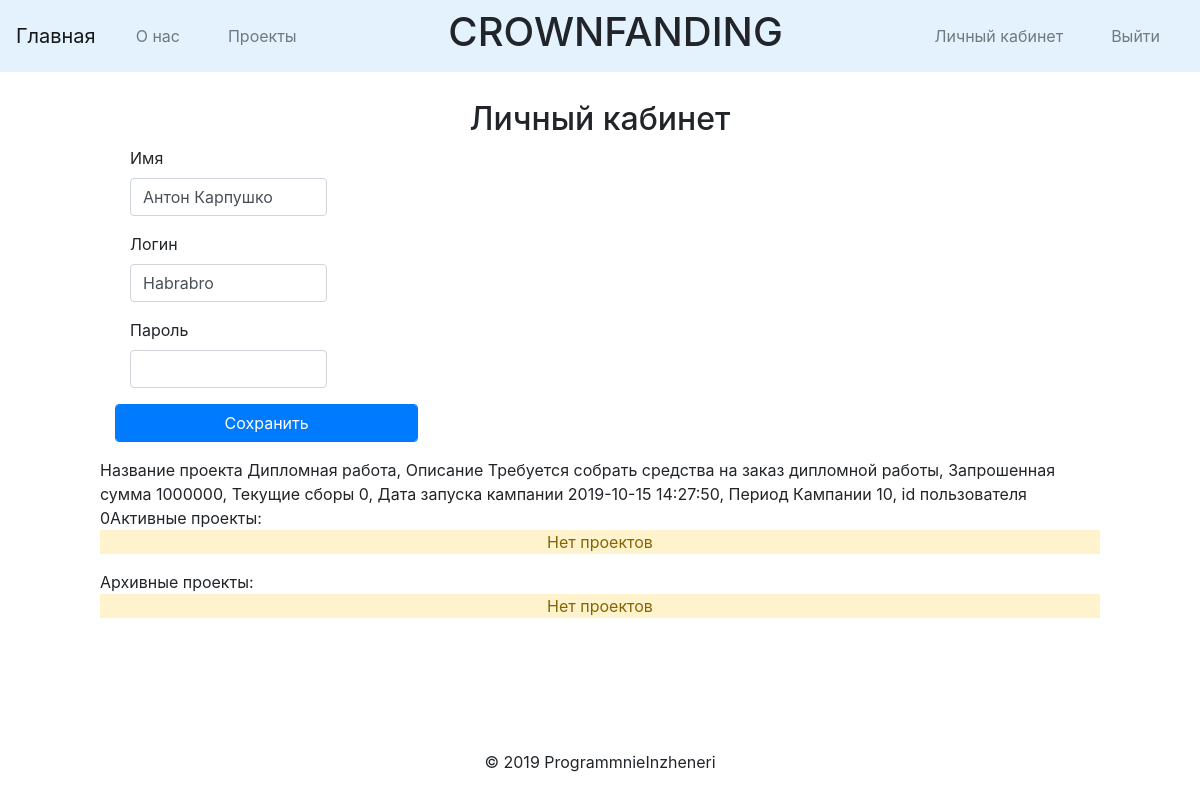
The page /profile.php?id=2 (signed in) on the database as committed earlier.
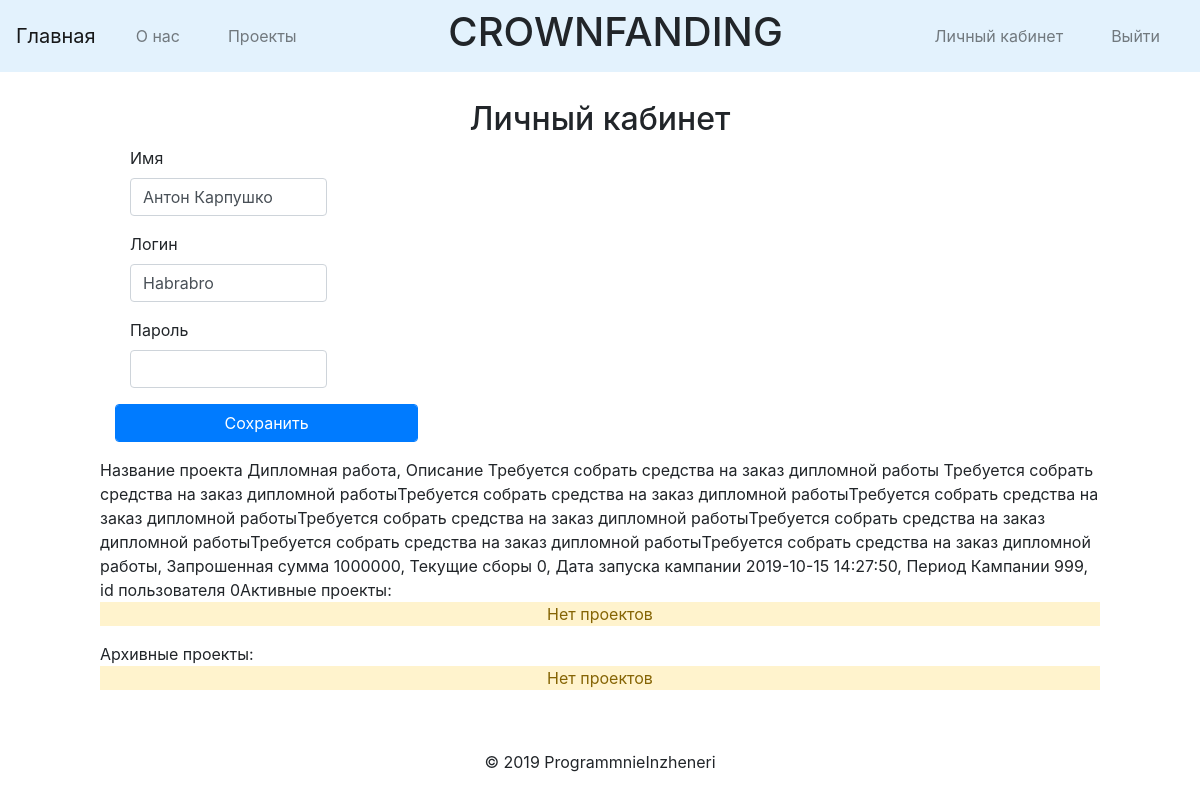
The same page on the database as committed later.
### tables this page shows
CREATE TABLE IF NOT EXISTS `projects` (
  `id` int(11) NOT NULL,
  `userId` int(11) NOT NULL DEFAULT '0',
  `name` varchar(256) NOT NULL,
  `description` text NOT NULL,
  `requestedFunds` float NOT NULL,
  `currentFunds` float NOT NULL,
  `tStamp` timestamp NOT NULL DEFAULT CURRENT_TIMESTAMP,
  `period` int(11) NOT NULL
);

### profile.php (the view, shortened to what this page needs)
<?php
	require_once 'bootstrap.php';
	if (isAdmin())
	{
		$sessionId = isset($_SESSION['Id']) ? $_SESSION['Id'] : -1;
		$id = isset($_GET['id']) ? $_GET['id'] : getIdOfFirstActiveUserProject($sessionId);
		$result=mysqli_query($link, 'SELECT * FROM users WHERE id='.$sessionId);
		if ($row=mysqli_fetch_assoc($result))
		{
		    $projectsPanel = getUserProjectsPanelHtml($sessionId);
		    $project = getProjectHtml($id);
			$param['content']=
            '<h2 class="col-md-12 text-center">Личный кабинет</h1>
            <form class="col-md-4 col-md-offset-4 form-horizontal" method="post" action="update_profile.php">
                <input type="hidden" name="Id" value="'.$_SESSION['Id'].'"/>
                <div class="form-group">
                    <label class="col-sm-3 control-label" for="Name">Имя</label>
                    <div class="col-sm-9">
                        <input id="Name" name="Name" class="form-group form-control" type="text" value="'.$row['name'].'"/>
                    </div>
                </div>
                <div class="form-group">
                    <label class="col-sm-3 control-label" for="Login">Логин</label>
                    <div class="col-sm-9">
                        <input id="Login" name="Login" class="form-group form-control" type="text" value="'.$row['login'].'"/>
                    </div>
                </div>
                <div class="form-group">
                    <label class="col-sm-3 control-label" for="Password">Пароль</label>
                    <div class="col-sm-9">
                        <input id="Password" name="Password" class="form-group form-control" type="text" value=""/>
                    </div>
                </div>
                <input class="form-group form-control btn-primary" type="submit" value="Сохранить"/>
            </form>'
            .$project
            .$projectsPanel;
		}
		else
		{
			$param['content']='Неверный Admin.Id = '.$_SESSION['Id'];
		}
	}
	else
		header('location:'.$config['site_url']);

Rows that differ between the two databases and show on the page:
changed projects: project "…средства на заказ дипломной работы, Запрошенная сумма 1000000, Текущие сборы 0, Дата запуска кампании 2019-10-15 14:27:50, Период Кампании 10, id пользователя 0" → "…средства на заказ дипломной работы Требуется собрать средства на заказ дипломной работыТребуется собрать средства на заказ дипломной работыТребуется собрать средства на заказ дипломной работыТребуется собрать средства на заказ дипломной работыТребуется собрать средства на заказ дипломной работыТребуется собрать средства на заказ дипломной работыТребуется собрать средства на заказ дипломной работы, Запрошенная сумма 1000000, Текущие сборы 0, Дата запуска кампании 2019-10-15 14:27:50, Период Кампании 999, id пользователя 0"
